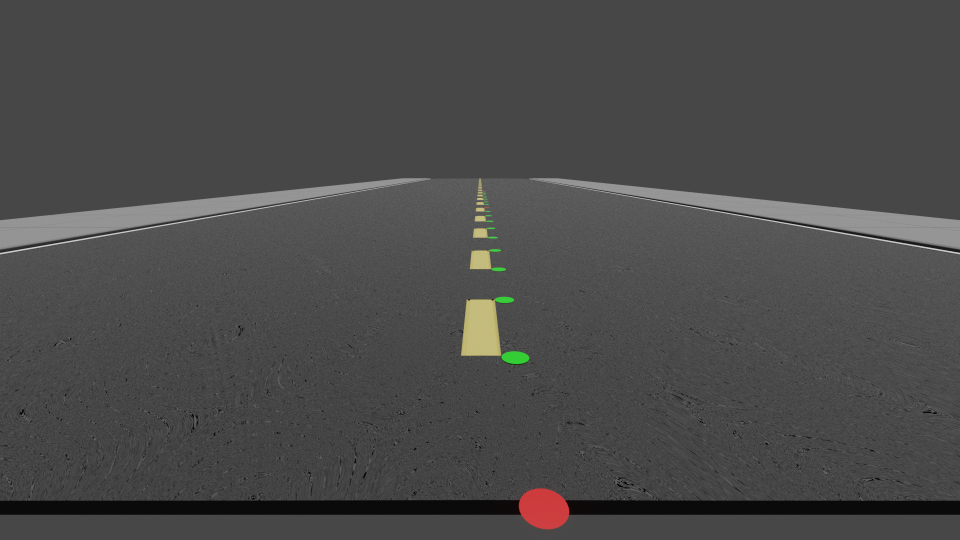
#> input picture road_marks.png, 1920 x 1080 px (shown at 1/2 size)
$ jupyter execute --allow-errors Homography_IPM.ipynb
#> lines starting #> are read from the running program, lines starting #| are printed output that depends on the picture
<a href="https://colab.research.google.com/github/Huangkuanrong/IPM-Using-Homography/blob/master/Homography_IPM.ipynb" target="_parent"></a>

https://colab.research.google.com/github/Huangkuanrong/IPM-Using-Homography/blob/master/Homography_IPM.ipynb

[cell 1]
import numpy as np
from sklearn.preprocessing import normalize as norm
import cv2
from google.colab.patches import cv2_imshow

def ConvertToArray(x):
  y = []
  for i in x :
    for j in i :
      y.append(j)
  return y

lh = np.array([0,1,-341.117])
K = np.array([[800.6627, 0, 960.5406],[0, 5.4426, 543.4154],[0,0,1]])
n = np.matmul(np.transpose(K),lh)

R1 = [np.cross(lh,n)]
R2 = [np.array(np.cross(np.cross(lh,n), -n))]
R3 = [-n]

R = np.array([ConvertToArray(R1), ConvertToArray(R2), ConvertToArray(R3)])
R = R.reshape(3,3)
R = norm(R)

h = np.matmul(K, R)
h = np.matmul(h, np.linalg.inv(K))

im_src = cv2.imread("road_marks.png")
#> im_src is the input picture: shape (1080, 1920, 3); mean B, G, R 73.6, 74.1, 74.5
size = [2160,2160]
im_dst = cv2.warpPerspective(im_src, h,size)
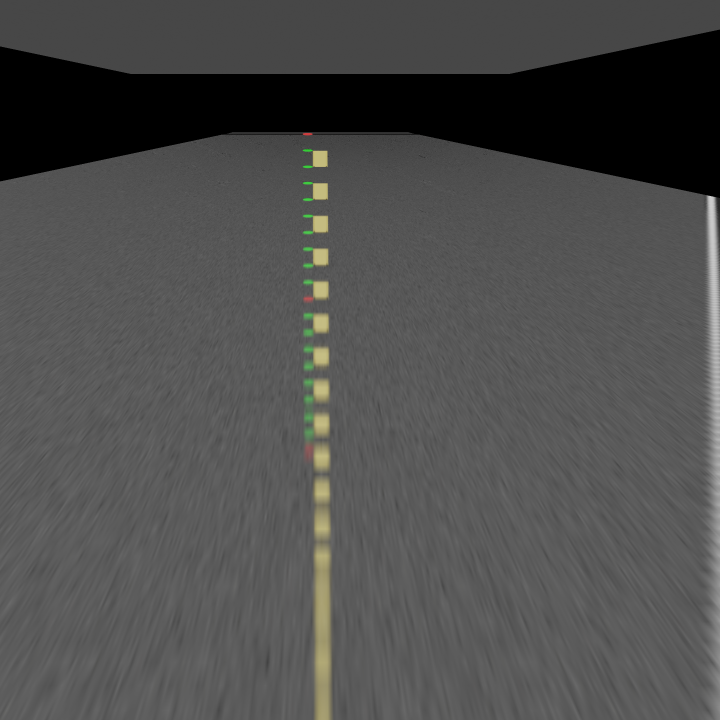
#> im_dst: shape (2160, 2160, 3) (shown at 1/3 size); mean B, G, R 77, 77.7, 77.8
im_dst = cv2.resize(im_dst, (2160,6480))
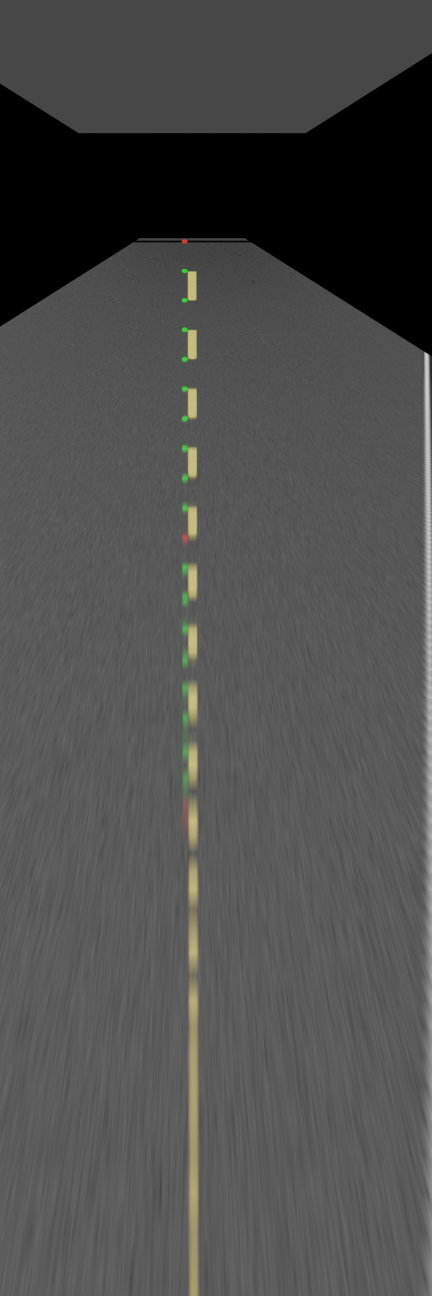
#> im_dst: shape (6480, 2160, 3) (shown at 1/5 size); mean B, G, R 76.9, 77.7, 77.7
cv2_imshow(im_dst[1200:4230,:])
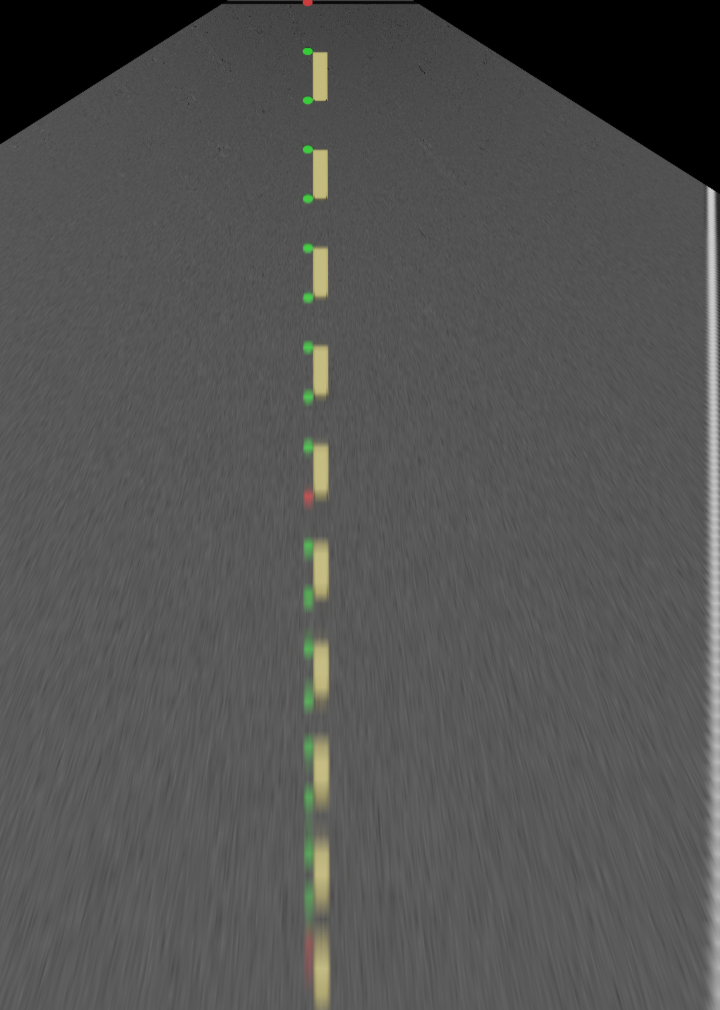
#> shown: shape (3030, 2160, 3) (shown at 1/3 size); mean B, G, R 82.3, 83.3, 83.2
